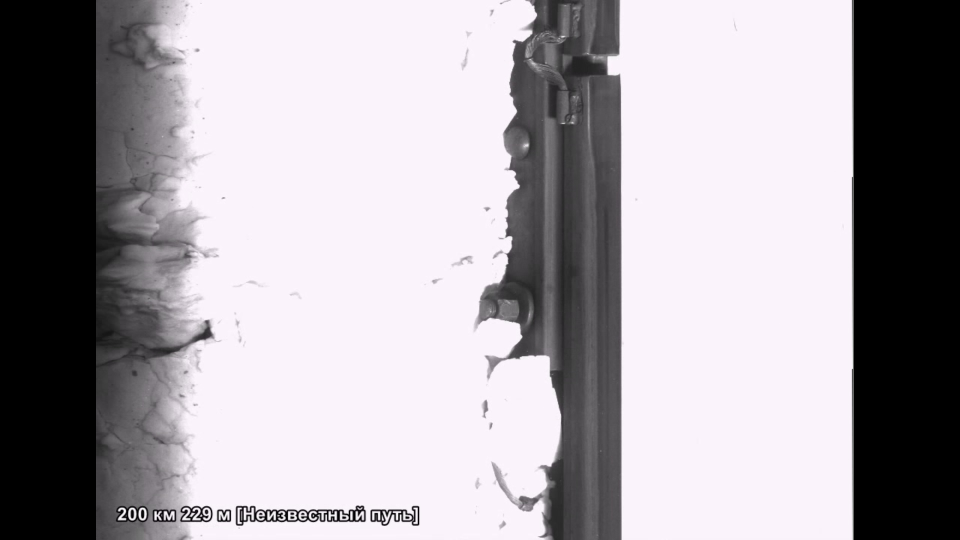
#> input picture data/01.jpg, 1920 x 1080 px (shown at 1/2 size)
$ python -i gaps_detection.py   (imports and definitions only)
#> lines starting #> are read from the running program, lines starting #| are printed output that depends on the picture; after the words box and inside, x2 and y2 are one past the last pixel; in counts of white or black regions, pixels touching at a corner belong together
import cv2
import numpy as np
from matplotlib import pyplot
from skimage.filters import sobel, threshold_otsu
from skimage.color import rgb2gray
import read_km_m

# IS_PLOT = True
IS_PLOT = False

SKIPPED_FRAMES_COUNT = 60
LIMITS = (600, 750)
THRESH_LIMIT = 8
THRESH_LIMIT_ONE_SIDE = 2
MAX_DEVIATION = 500
GAP_LIMIT = 35


def image_processing(image):
    image = image[:, LIMITS[0]:LIMITS[1]]
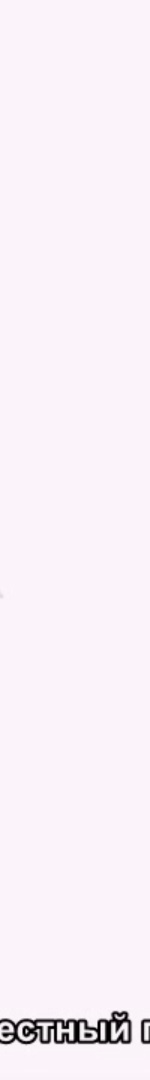
#> image: shape (1080, 150, 3); mean of channels 0, 1, 2 247.1, 240.2, 248.1; drawn as B, G, R
    gray_image = rgb2gray(image)
    thresh = threshold_otsu(gray_image)
#> thresh = 0.586
    binary_mask = gray_image > thresh
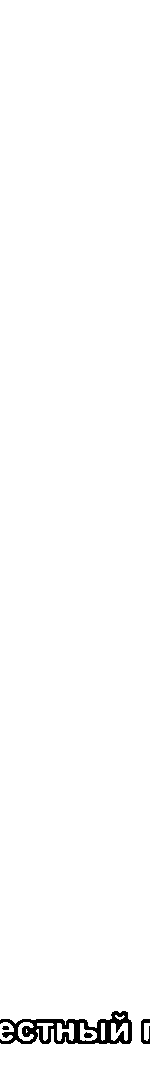
#> binary_mask: shape (1080, 150) bool; 98.7% white; 4 black regions, box (x1, y1, x2, y2) and area: (0, 1011, 132, 1044) 1963, (141, 1019, 150, 1044) 130, (84, 1032, 93, 1038) 38, (2, 1026, 9, 1030) 24
    binary_image_intermediate = binary_mask.astype(int)
    processed_image = sobel(binary_image_intermediate)
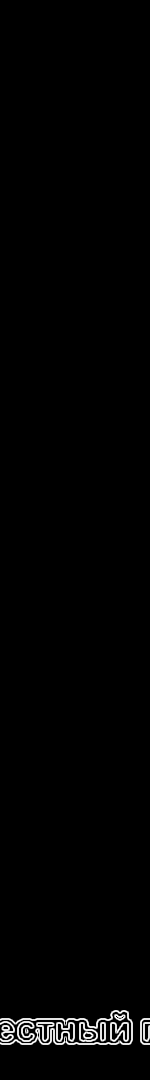
#> processed_image: shape (1080, 150) float64; min 0, max 8.57e-20, mean 9.73e-22; drawn with min black and max white
    binary_mask = processed_image == 0
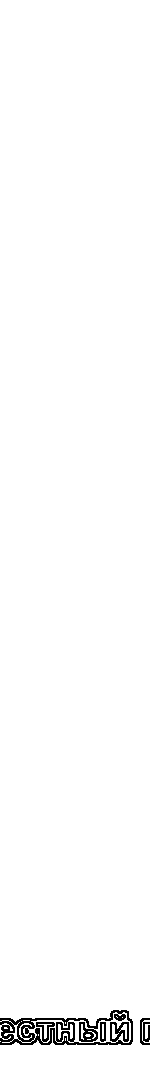
#> binary_mask: shape (1080, 150) bool; 98.5% white; black in thin lines or dots, all inside (x1, y1, x2, y2) = (0, 1010, 150, 1045)
    binary_image = binary_mask.astype(int)
    return gray_image, binary_image, binary_image_intermediate


# [202 lines left out: functions find_first_column, find_next_column, gen_old, plot, generate_data, not called in this run]


# [2 lines not run here, left out]

>>> import cv2
>>> picture = cv2.cvtColor(cv2.imread('data/01.jpg'), cv2.COLOR_BGR2RGB)
>>> result = image_processing(picture)
